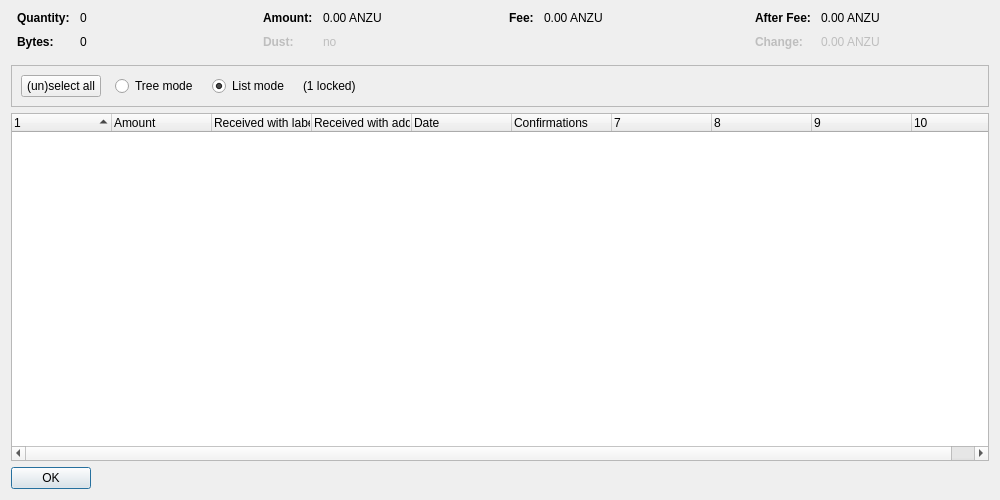
<?xml version="1.0" encoding="UTF-8"?>
<ui version="4.0">
 <class>CoinControlDialog</class>
 <widget class="QDialog" name="CoinControlDialog">
  <property name="geometry">
   <rect>
    <x>0</x>
    <y>0</y>
    <width>1000</width>
    <height>500</height>
   </rect>
  </property>
  <property name="windowTitle">
   <string>Coin Selection</string>
  </property>
  <layout class="QVBoxLayout" name="verticalLayout">
   <item>
    <layout class="QHBoxLayout" name="horizontalLayoutTop" stretch="0,0,0,0">
     <property name="topMargin">
      <number>0</number>
     </property>
     <property name="bottomMargin">
      <number>10</number>
     </property>
     <item>
      <layout class="QFormLayout" name="formLayoutCoinControl1">
       <property name="horizontalSpacing">
        <number>10</number>
       </property>
       <property name="verticalSpacing">
        <number>10</number>
       </property>
       <property name="leftMargin">
        <number>6</number>
       </property>
       <property name="rightMargin">
        <number>6</number>
       </property>
       <item row="0" column="0">
        <widget class="QLabel" name="labelCoinControlQuantityText">
         <property name="font">
          <font>
           <weight>75</weight>
           <bold>true</bold>
          </font>
         </property>
         <property name="text">
          <string>Quantity:</string>
         </property>
        </widget>
       </item>
       <item row="0" column="1">
        <widget class="QLabel" name="labelCoinControlQuantity">
         <property name="cursor">
          <cursorShape>IBeamCursor</cursorShape>
         </property>
         <property name="contextMenuPolicy">
          <enum>Qt::ActionsContextMenu</enum>
         </property>
         <property name="text">
          <string notr="true">0</string>
         </property>
         <property name="textInteractionFlags">
          <set>Qt::LinksAccessibleByMouse|Qt::TextSelectableByKeyboard|Qt::TextSelectableByMouse</set>
         </property>
        </widget>
       </item>
       <item row="1" column="0">
        <widget class="QLabel" name="labelCoinControlBytesText">
         <property name="font">
          <font>
           <weight>75</weight>
           <bold>true</bold>
          </font>
         </property>
         <property name="text">
          <string>Bytes:</string>
         </property>
        </widget>
       </item>
       <item row="1" column="1">
        <widget class="QLabel" name="labelCoinControlBytes">
         <property name="cursor">
          <cursorShape>IBeamCursor</cursorShape>
         </property>
         <property name="contextMenuPolicy">
          <enum>Qt::ActionsContextMenu</enum>
         </property>
         <property name="text">
          <string notr="true">0</string>
         </property>
         <property name="textInteractionFlags">
          <set>Qt::LinksAccessibleByMouse|Qt::TextSelectableByKeyboard|Qt::TextSelectableByMouse</set>
         </property>
        </widget>
       </item>
      </layout>
     </item>
     <item>
      <layout class="QFormLayout" name="formLayoutCoinControl2">
       <property name="horizontalSpacing">
        <number>10</number>
       </property>
       <property name="verticalSpacing">
        <number>10</number>
       </property>
       <property name="leftMargin">
        <number>6</number>
       </property>
       <property name="rightMargin">
        <number>6</number>
       </property>
       <item row="0" column="0">
        <widget class="QLabel" name="labelCoinControlAmountText">
         <property name="font">
          <font>
           <weight>75</weight>
           <bold>true</bold>
          </font>
         </property>
         <property name="text">
          <string>Amount:</string>
         </property>
        </widget>
       </item>
       <item row="0" column="1">
        <widget class="QLabel" name="labelCoinControlAmount">
         <property name="cursor">
          <cursorShape>IBeamCursor</cursorShape>
         </property>
         <property name="contextMenuPolicy">
          <enum>Qt::ActionsContextMenu</enum>
         </property>
         <property name="text">
          <string notr="true">0.00 ANZU</string>
         </property>
         <property name="textInteractionFlags">
          <set>Qt::LinksAccessibleByMouse|Qt::TextSelectableByKeyboard|Qt::TextSelectableByMouse</set>
         </property>
        </widget>
       </item>
       <item row="1" column="0">
        <widget class="QLabel" name="labelCoinControlLowOutputText">
         <property name="enabled">
          <bool>false</bool>
         </property>
         <property name="font">
          <font>
           <weight>75</weight>
           <bold>true</bold>
          </font>
         </property>
         <property name="text">
          <string>Dust:</string>
         </property>
        </widget>
       </item>
       <item row="1" column="1">
        <widget class="QLabel" name="labelCoinControlLowOutput">
         <property name="enabled">
          <bool>false</bool>
         </property>
         <property name="cursor">
          <cursorShape>IBeamCursor</cursorShape>
         </property>
         <property name="contextMenuPolicy">
          <enum>Qt::ActionsContextMenu</enum>
         </property>
         <property name="text">
          <string notr="true">no</string>
         </property>
         <property name="textInteractionFlags">
          <set>Qt::LinksAccessibleByMouse|Qt::TextSelectableByKeyboard|Qt::TextSelectableByMouse</set>
         </property>
        </widget>
       </item>
      </layout>
     </item>
     <item>
      <layout class="QFormLayout" name="formLayoutCoinControl3">
       <property name="horizontalSpacing">
        <number>10</number>
       </property>
       <property name="verticalSpacing">
        <number>10</number>
       </property>
       <property name="leftMargin">
        <number>6</number>
       </property>
       <property name="rightMargin">
        <number>6</number>
       </property>
       <item row="0" column="0">
        <widget class="QLabel" name="labelCoinControlFeeText">
         <property name="font">
          <font>
           <weight>75</weight>
           <bold>true</bold>
          </font>
         </property>
         <property name="text">
          <string>Fee:</string>
         </property>
        </widget>
       </item>
       <item row="0" column="1">
        <widget class="QLabel" name="labelCoinControlFee">
         <property name="cursor">
          <cursorShape>IBeamCursor</cursorShape>
         </property>
         <property name="contextMenuPolicy">
          <enum>Qt::ActionsContextMenu</enum>
         </property>
         <property name="text">
          <string notr="true">0.00 ANZU</string>
         </property>
         <property name="textInteractionFlags">
          <set>Qt::LinksAccessibleByMouse|Qt::TextSelectableByKeyboard|Qt::TextSelectableByMouse</set>
         </property>
        </widget>
       </item>
      </layout>
     </item>
     <item>
      <layout class="QFormLayout" name="formLayoutCoinControl4">
       <property name="horizontalSpacing">
        <number>10</number>
       </property>
       <property name="verticalSpacing">
        <number>10</number>
       </property>
       <property name="leftMargin">
        <number>6</number>
       </property>
       <property name="rightMargin">
        <number>6</number>
       </property>
       <item row="0" column="0">
        <widget class="QLabel" name="labelCoinControlAfterFeeText">
         <property name="font">
          <font>
           <weight>75</weight>
           <bold>true</bold>
          </font>
         </property>
         <property name="text">
          <string>After Fee:</string>
         </property>
        </widget>
       </item>
       <item row="0" column="1">
        <widget class="QLabel" name="labelCoinControlAfterFee">
         <property name="cursor">
          <cursorShape>IBeamCursor</cursorShape>
         </property>
         <property name="contextMenuPolicy">
          <enum>Qt::ActionsContextMenu</enum>
         </property>
         <property name="text">
          <string notr="true">0.00 ANZU</string>
         </property>
         <property name="textInteractionFlags">
          <set>Qt::LinksAccessibleByMouse|Qt::TextSelectableByKeyboard|Qt::TextSelectableByMouse</set>
         </property>
        </widget>
       </item>
       <item row="1" column="0">
        <widget class="QLabel" name="labelCoinControlChangeText">
         <property name="enabled">
          <bool>false</bool>
         </property>
         <property name="font">
          <font>
           <weight>75</weight>
           <bold>true</bold>
          </font>
         </property>
         <property name="text">
          <string>Change:</string>
         </property>
        </widget>
       </item>
       <item row="1" column="1">
        <widget class="QLabel" name="labelCoinControlChange">
         <property name="enabled">
          <bool>false</bool>
         </property>
         <property name="cursor">
          <cursorShape>IBeamCursor</cursorShape>
         </property>
         <property name="contextMenuPolicy">
          <enum>Qt::ActionsContextMenu</enum>
         </property>
         <property name="text">
          <string notr="true">0.00 ANZU</string>
         </property>
         <property name="textInteractionFlags">
          <set>Qt::LinksAccessibleByMouse|Qt::TextSelectableByKeyboard|Qt::TextSelectableByMouse</set>
         </property>
        </widget>
       </item>
      </layout>
     </item>
    </layout>
   </item>
   <item>
    <widget class="QFrame" name="frame">
     <property name="minimumSize">
      <size>
       <width>0</width>
       <height>40</height>
      </size>
     </property>
     <property name="frameShape">
      <enum>QFrame::StyledPanel</enum>
     </property>
     <property name="frameShadow">
      <enum>QFrame::Sunken</enum>
     </property>
     <layout class="QHBoxLayout" name="horizontalLayout">
      <item>
       <layout class="QHBoxLayout" name="horizontalLayoutPanel" stretch="0,0,0,0,0">
        <property name="spacing">
         <number>14</number>
        </property>
        <item>
         <widget class="QPushButton" name="pushButtonSelectAll">
          <property name="sizePolicy">
           <sizepolicy hsizetype="Maximum" vsizetype="Fixed">
            <horstretch>0</horstretch>
            <verstretch>0</verstretch>
           </sizepolicy>
          </property>
          <property name="text">
           <string>(un)select all</string>
          </property>
          <property name="autoDefault">
           <bool>false</bool>
          </property>
         </widget>
        </item>
        <item>
         <widget class="QRadioButton" name="radioTreeMode">
          <property name="sizePolicy">
           <sizepolicy hsizetype="Maximum" vsizetype="Fixed">
            <horstretch>0</horstretch>
            <verstretch>0</verstretch>
           </sizepolicy>
          </property>
          <property name="text">
           <string>Tree mode</string>
          </property>
         </widget>
        </item>
        <item>
         <widget class="QRadioButton" name="radioListMode">
          <property name="sizePolicy">
           <sizepolicy hsizetype="Maximum" vsizetype="Fixed">
            <horstretch>0</horstretch>
            <verstretch>0</verstretch>
           </sizepolicy>
          </property>
          <property name="text">
           <string>List mode</string>
          </property>
          <property name="checked">
           <bool>true</bool>
          </property>
         </widget>
        </item>
        <item>
         <widget class="QLabel" name="labelLocked">
          <property name="text">
           <string notr="true">(1 locked)</string>
          </property>
         </widget>
        </item>
        <item>
         <spacer name="horizontalSpacer">
          <property name="orientation">
           <enum>Qt::Horizontal</enum>
          </property>
          <property name="sizeHint" stdset="0">
           <size>
            <width>40</width>
            <height>20</height>
           </size>
          </property>
         </spacer>
        </item>
       </layout>
      </item>
     </layout>
    </widget>
   </item>
   <item>
    <widget class="CoinControlTreeWidget" name="treeWidget">
     <property name="contextMenuPolicy">
      <enum>Qt::CustomContextMenu</enum>
     </property>
     <property name="sortingEnabled">
      <bool>false</bool>
     </property>
     <property name="columnCount">
      <number>10</number>
     </property>
     <attribute name="headerShowSortIndicator" stdset="0">
      <bool>true</bool>
     </attribute>
     <attribute name="headerStretchLastSection">
      <bool>false</bool>
     </attribute>
     <column>
      <property name="text">
       <string/>
      </property>
     </column>
     <column>
      <property name="text">
       <string>Amount</string>
      </property>
     </column>
     <column>
      <property name="text">
       <string>Received with label</string>
      </property>
     </column>
     <column>
      <property name="text">
       <string>Received with address</string>
      </property>
     </column>
     <column>
      <property name="text">
       <string>Date</string>
      </property>
     </column>
     <column>
      <property name="text">
       <string>Confirmations</string>
      </property>
      <property name="toolTip">
       <string>Confirmed</string>
      </property>
     </column>
     <column>
      <property name="text">
       <string/>
      </property>
     </column>
     <column>
      <property name="text">
       <string/>
      </property>
     </column>
     <column>
      <property name="text">
       <string/>
      </property>
     </column>
     <column>
      <property name="text">
       <string/>
      </property>
     </column>
    </widget>
   </item>
   <item>
    <widget class="QDialogButtonBox" name="buttonBox">
     <property name="sizePolicy">
      <sizepolicy hsizetype="Maximum" vsizetype="Fixed">
       <horstretch>0</horstretch>
       <verstretch>0</verstretch>
      </sizepolicy>
     </property>
     <property name="orientation">
      <enum>Qt::Horizontal</enum>
     </property>
     <property name="standardButtons">
      <set>QDialogButtonBox::Ok</set>
     </property>
    </widget>
   </item>
  </layout>
 </widget>
 <customwidgets>
  <customwidget>
   <class>CoinControlTreeWidget</class>
   <extends>QTreeWidget</extends>
   <header>coincontroltreewidget.h</header>
  </customwidget>
 </customwidgets>
 <resources/>
 <connections/>
</ui>
